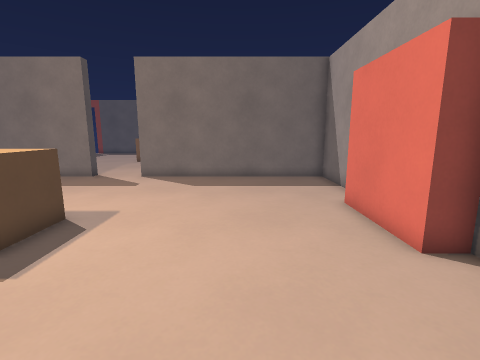
View 1 (above)

20 first-person views from a walk through a level from a Godot 3-D game. The camera is 1.2 m above the floor, tilts 10° down and sees 85° across. The floor is counted in squares, 0.5 m on a side. Each view is taken from the middle of a square. On the plan, view 1 faces up. The plan holds only what a view shows up to about 18 squares ahead; the rest is blank.

View 2
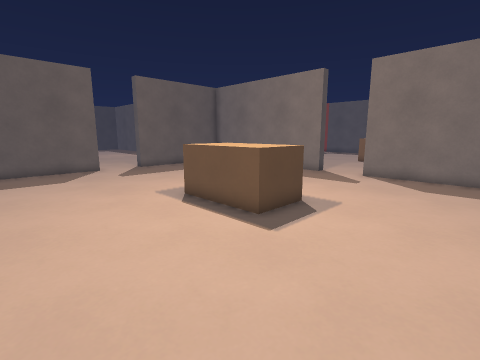

View 3
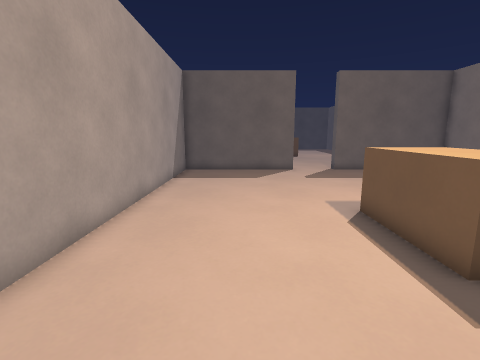

View 4
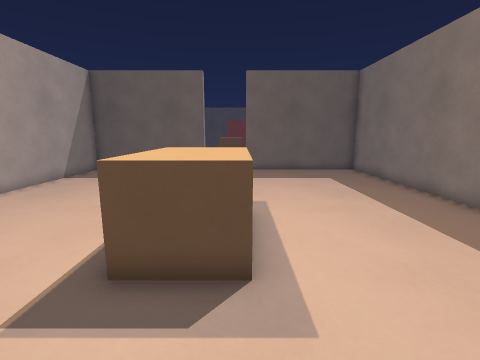

View 5
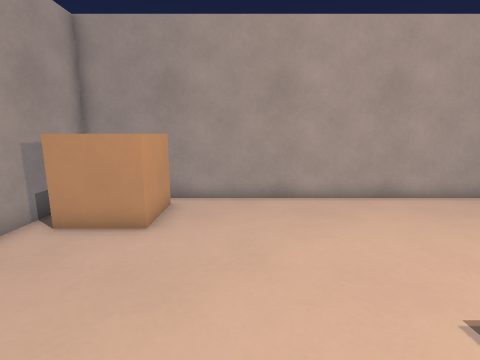

View 6
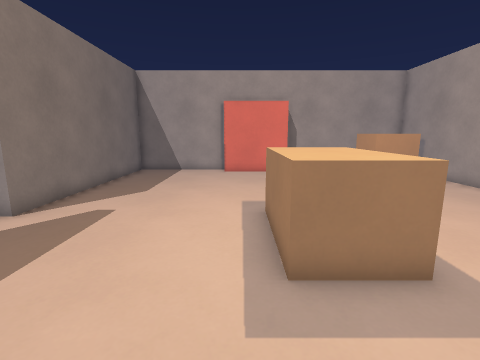

View 7
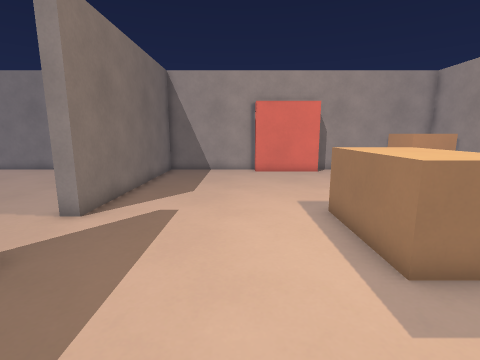

View 8
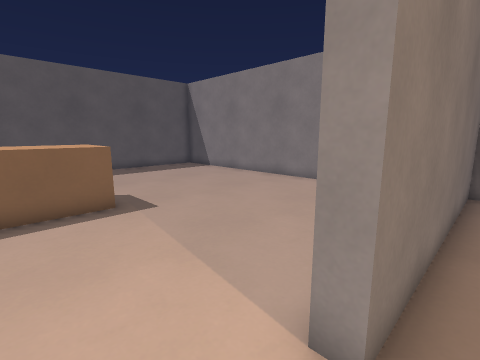

View 9
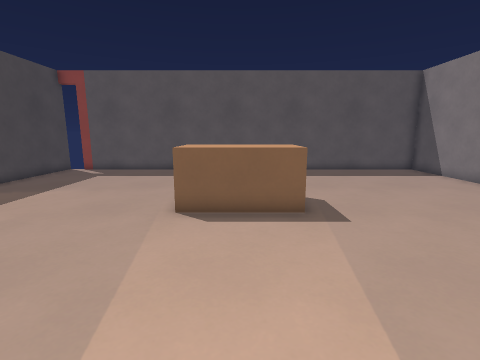

View 10
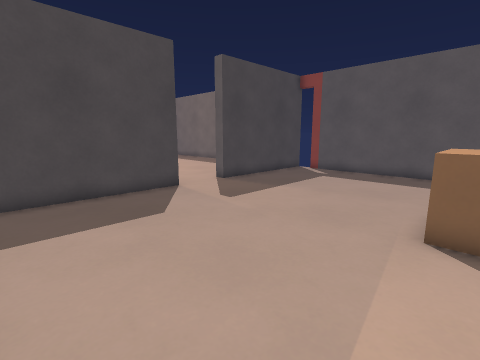

View 11
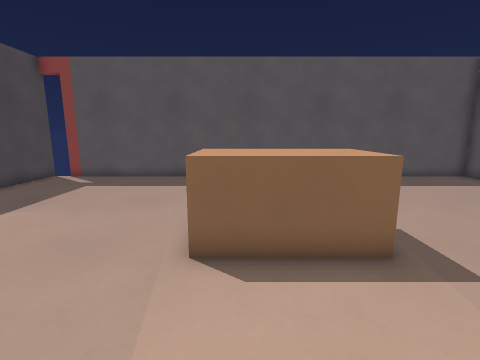

View 12
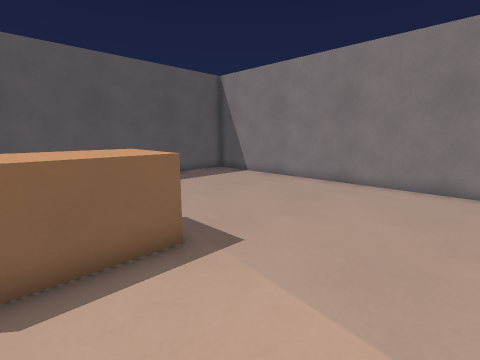

View 13
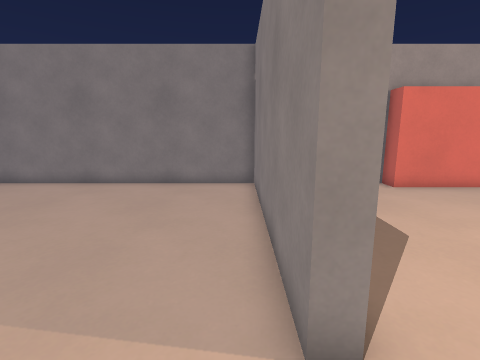

View 14
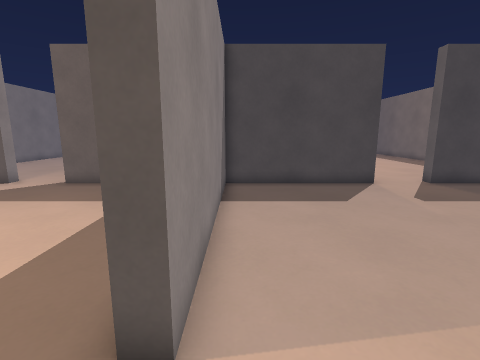

View 15
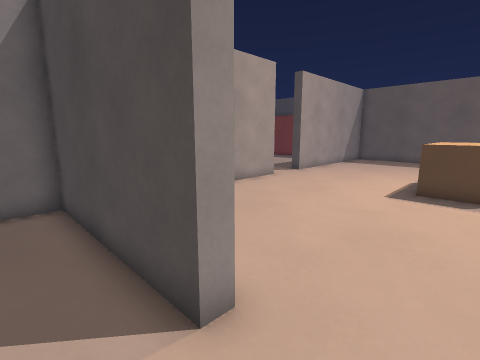

View 16
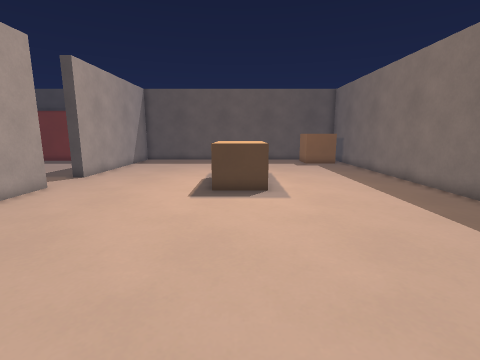

View 17
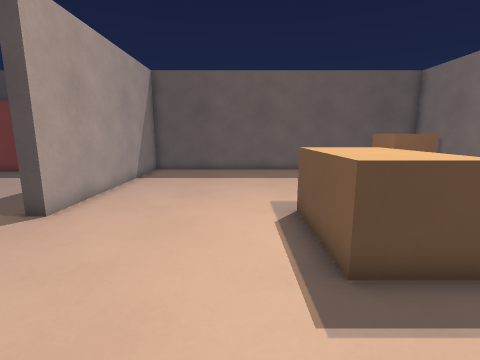

View 18
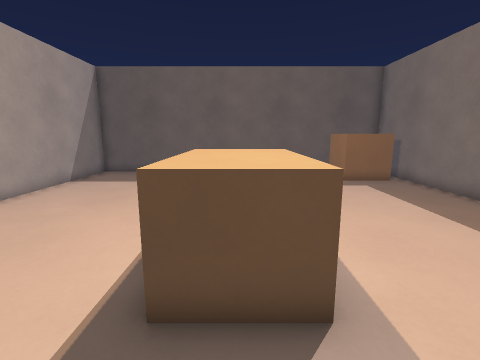

View 19
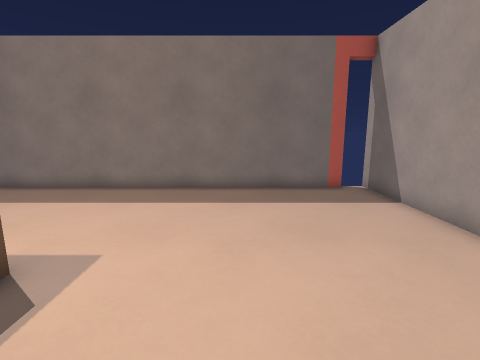

View 20
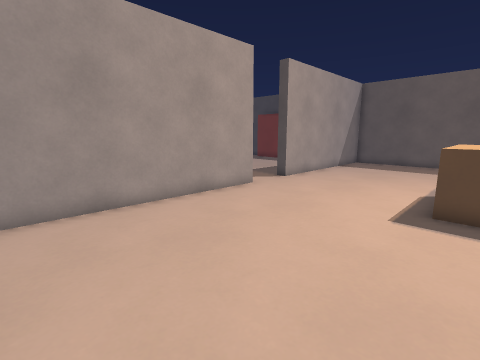

### Floor plan
Key: @ floor where view 1 was taken; # wall or solid block; . floor; ^ raised ledge; O other object.
Columns run from 43 left of view 1 to 5 right of it. Each row starts with its distance up from view 1.
 33 ####################### # #######################
 32 #  ^....................#.........       .......#
 31 #  ^....................#.........      ........#
 30 #^^^....................#.........      ........#
 29 #   ....................#.........      ........#
 28 #      .................#.........      ........#
 27 #      .................#.........     .........#
 26 #       ................#..........    .........#
 25 #.        ^^^^^...................^^^^^.........#
 24 #......   ^^^^^...................^^^^^.........#
 23 #.........^^^^^...................^^^^^.........#
 22 #.......................#.......................#
 21 #.......................#.......................#
 20 #.......................#.......................#
 19 #.......................#.......................#
 18 #.......................#.......................#
 17 #.......................#.......................#
 16 #.......................#.......................#
 15 ###########...#####################...###########
 14          ....           #.......................#
 13         ....            #.......................#
 12        ...              #.......................#
 11       ...               #.......................#
 10      ..                 #.......................#
  9     ..                  #......................O#
  8    ..                   #......................O
  7  O..                    ..........^^^^^........O
  6  O.                   ............^^^^^........O
  5                      .............^^^^^........O#
  4                     ....#.......................#
  3                    ...  #.......................#
  2                    ...  #.......................#
  1                         #.......................#
  0                         #..................@.^^^#
 -1                         #....................^  #
 -2                         #....................^  #
 -3                         #########################

Where each view was taken, in squares from view 1:
view 1: 0 up, 0 right, facing up
view 2: 1 down, 0 right, facing up-left
view 3: 1 up, 1 left, facing left
view 4: 7 up, 1 left, facing left
view 5: 7 up, 1 left, facing down
view 6: 8 up, 13 left, facing right
view 7: 10 up, 13 left, facing right
view 8: 14 up, 8 left, facing up-right
view 9: 15 up, 7 left, facing up
view 10: 16 up, 8 left, facing up-left
view 11: 18 up, 8 left, facing up
view 12: 18 up, 8 left, facing up-right
view 13: 16 up, 8 left, facing right
view 14: 16 up, 6 left, facing left
view 15: 25 up, 17 left, facing down-left
view 16: 24 up, 18 left, facing left
view 17: 21 up, 25 left, facing left
view 18: 24 up, 26 left, facing left
view 19: 21 up, 25 left, facing up
view 20: 24 up, 20 left, facing down-left
